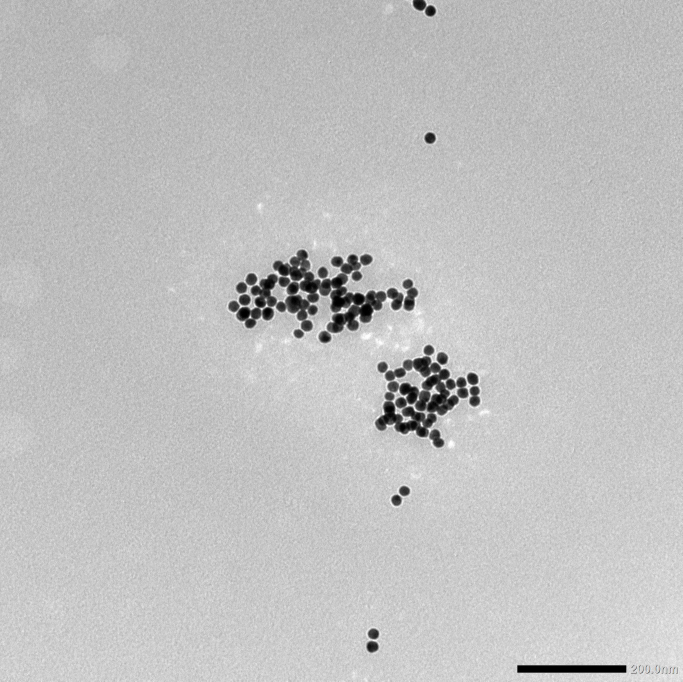
#> input picture AuNP20nm_002.jpg, 2048 x 2044 px (shown at 1/3 size)
$ python -i image_processing_functions.py   (imports and definitions only)
#> lines starting #> are read from the running program, lines starting #| are printed output that depends on the picture; after the words box and inside, x2 and y2 are one past the last pixel; in counts of white or black regions, pixels touching at a corner belong together
from gettext import find
from operator import index
import cv2
from cv2 import threshold
import numpy as np
# ()


def loadImg():

    '''
    Function for loading image, get the ROI and display the croped image
    Parameters:
    ------
    '''

    img = cv2.imread('AuNP50nm_008.jpg', cv2.IMREAD_GRAYSCALE)
    #img = img[my_index[0][0]:my_index[-1][0], my_index]
    return img


def filterImg(img):

    '''
    Function for bluring the image and substract the background
    Parameters:
    img - np.ndarray uint8 grayscale
    '''

    bck = cv2.GaussianBlur(img, (169, 169), 0)
    img = cv2.medianBlur(img, 5)
    #img = img / bck
    return img

def binaryImg(img):

    '''
    Function for transform the grayscale image to binary image and apply closing and opening
    Parameters:
    img - np.ndarray uint8 grayscale
    '''

    ret, img = threshold(img, 100, 255, cv2.THRESH_BINARY + cv2.THRESH_OTSU)
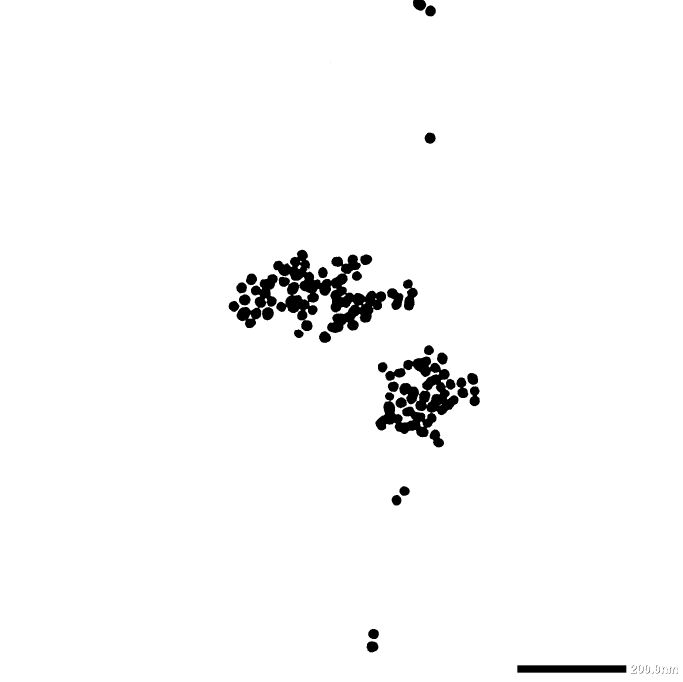
#> img: shape (2044, 2048) (shown at 1/3 size); 97.5% white; 64 black regions (23 under 20 px), largest, box (x1, y1, x2, y2) and area: (819, 749, 1158, 999) 36100, (1126, 1069, 1376, 1312) 27733, (710, 822, 833, 985) 7729
#> ret = 123
    my_kernel = (5, 5)
    img = cv2.dilate(img, kernel = my_kernel)
#> img: shape (2044, 2048); 97.5% white; 62 black regions (28 under 20 px), largest, box (x1, y1, x2, y2) and area: (820, 750, 1158, 999) 34372, (1126, 1070, 1376, 1312) 25561, (710, 823, 833, 985) 7499
    img = cv2.erode(img, kernel = my_kernel)
#> img: shape (2044, 2048); 97.5% white; 60 black regions (25 under 20 px), largest, box (x1, y1, x2, y2) and area: (820, 750, 1158, 1000) 36063, (1126, 1070, 1376, 1313) 27713, (710, 823, 833, 986) 7725
    return img

>>> import cv2
>>> picture = cv2.imread('AuNP20nm_002.jpg', cv2.IMREAD_GRAYSCALE)
>>> result = binaryImg(picture)

$ run again, on AuNP20nm_004.jpg
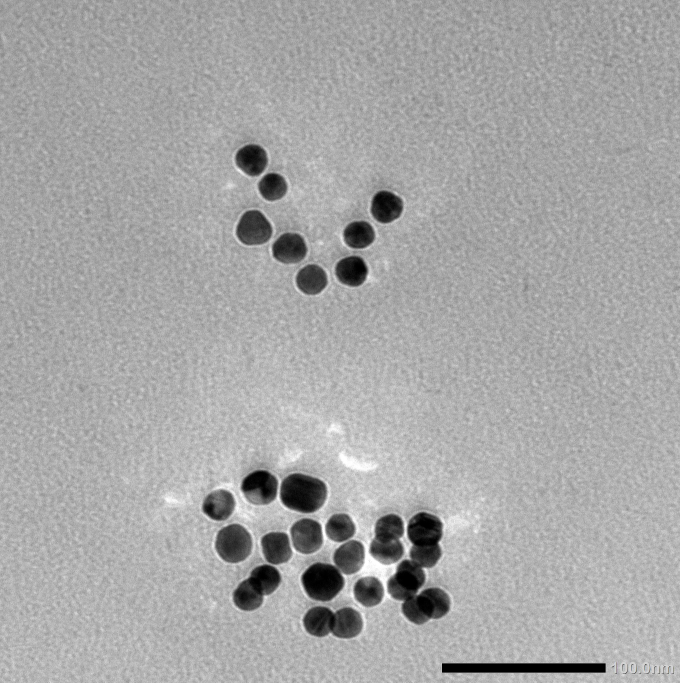
#> input picture AuNP20nm_004.jpg, 2040 x 2048 px (shown at 1/3 size)
#> in binaryImg, `ret, img = threshold(img, 100, 255, cv2.THRESH_BINARY + cv2.THRESH_OTSU)`:
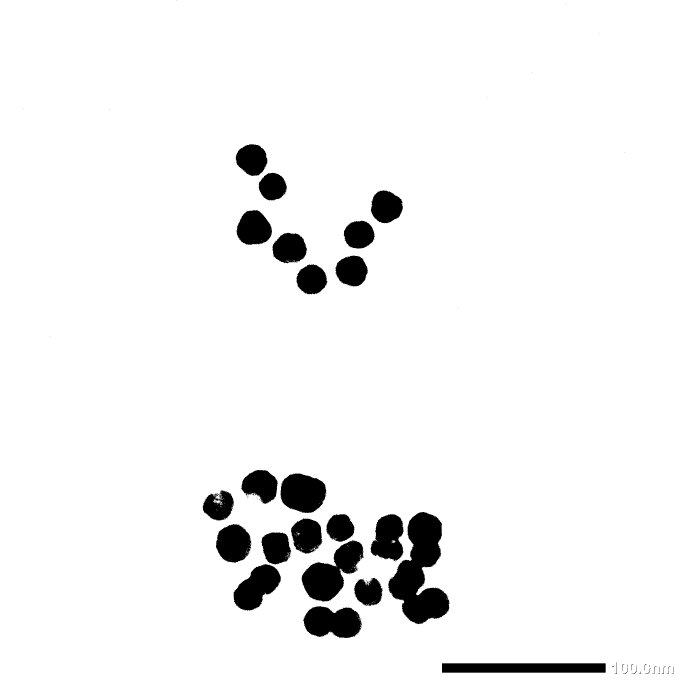
#> img: shape (2048, 2040) (shown at 1/3 size); 94.9% white; 160 black regions (129 under 20 px), largest, box (x1, y1, x2, y2) and area: (1164, 1536, 1348, 1872) 33476, (905, 1621, 1091, 1805) 17308, (1326, 1990, 1817, 2018) 13748
#> ret = 109

$ run again, on AuNP50nm_008.jpg
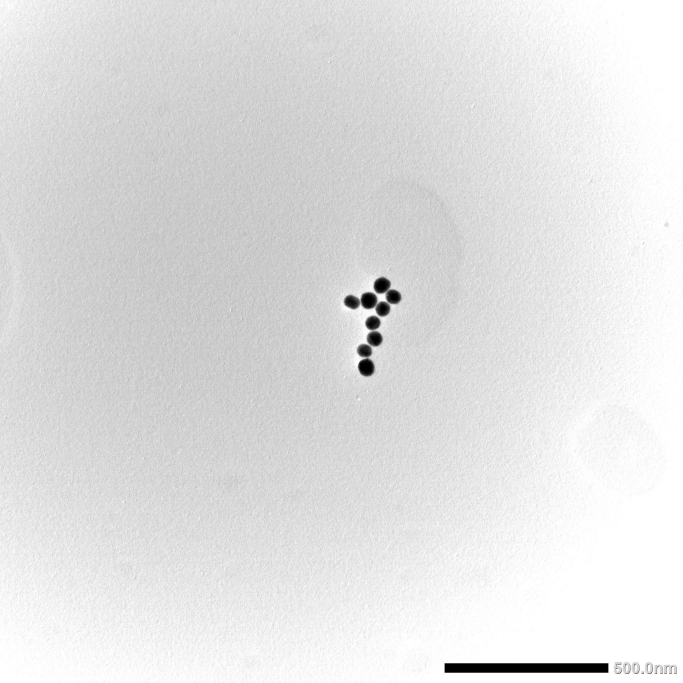
#> input picture AuNP50nm_008.jpg, 2048 x 2048 px (shown at 1/3 size)
#> in binaryImg, `ret, img = threshold(img, 100, 255, cv2.THRESH_BINARY + cv2.THRESH_OTSU)`:
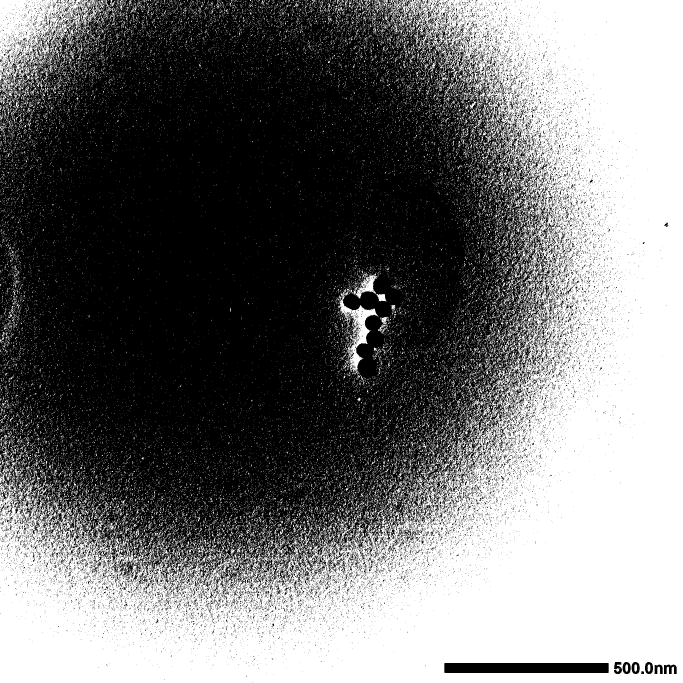
#> img: shape (2048, 2048) (shown at 1/3 size); 45.4% white; 40449 white regions (39060 under 20 px), largest, box (x1, y1, x2, y2) and area: (0, 0, 2048, 2048) 1674525, (0, 0, 328, 299) 37579, (1013, 867, 1134, 1123) 7550
#> ret = 226
#> in binaryImg, `img = cv2.erode(img, kernel = my_kernel)`:
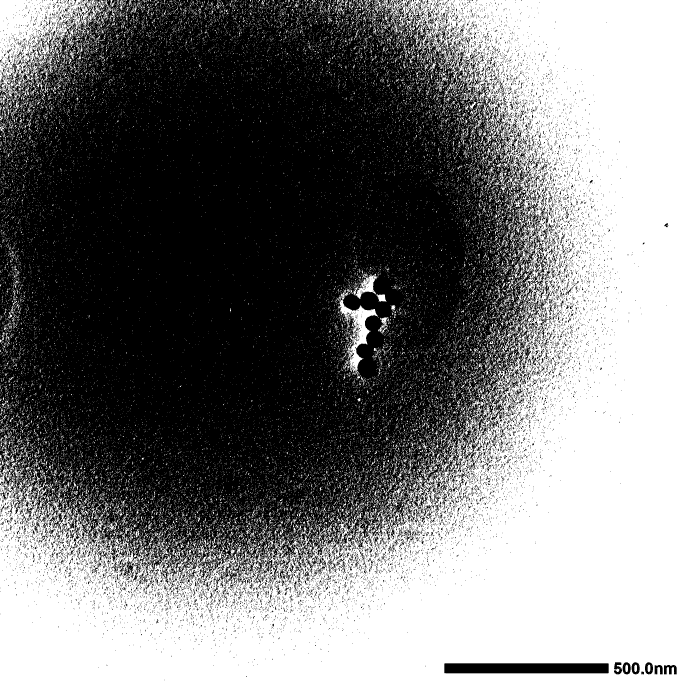
#> img: shape (2048, 2048) (shown at 1/3 size); 46.6% white; 34390 white regions (32979 under 20 px), largest, box (x1, y1, x2, y2) and area: (0, 0, 2048, 2048) 1727202, (0, 0, 346, 324) 42649, (1013, 868, 1134, 1141) 8099

$ run again, on AuNP50nm_009.jpg
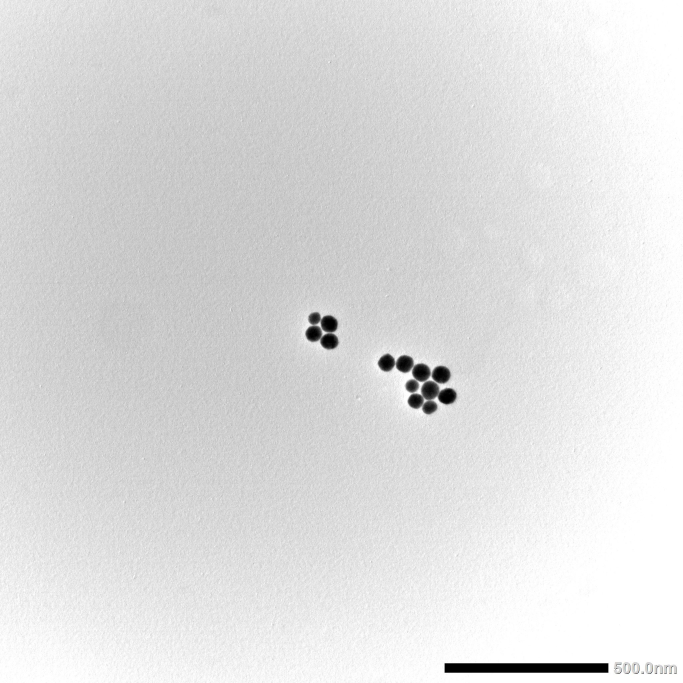
#> input picture AuNP50nm_009.jpg, 2048 x 2048 px (shown at 1/3 size)
#> in binaryImg, `ret, img = threshold(img, 100, 255, cv2.THRESH_BINARY + cv2.THRESH_OTSU)`:
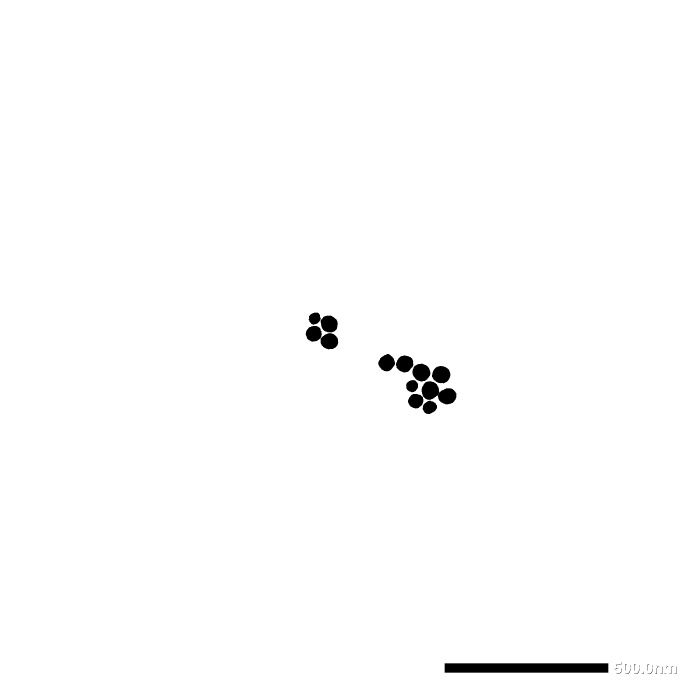
#> img: shape (2048, 2048) (shown at 1/3 size); 99.1% white; 42 black regions (17 under 20 px), largest, box (x1, y1, x2, y2) and area: (1334, 1990, 1825, 2018) 13748, (1265, 1144, 1369, 1213) 4295, (1296, 1098, 1351, 1150) 2205
#> ret = 125
